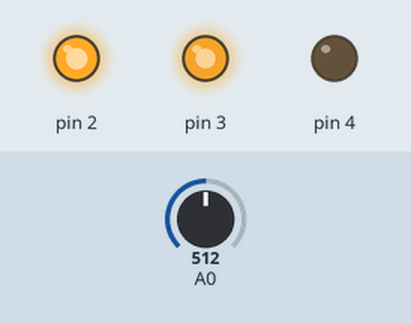
Bench run of a sketch on a simulated Arduino Uno, built with avr-gcc and run on an emulated ATmega328P. Parts: output pins drawn as LEDs (lit = HIGH). The inputs (shaded band) are chosen by the test bench; at power-on: A0 = 512. What the sketch prints to the serial monitor is not drawn.

Above: at 1.2 s.
1.3 s: A0 set to 20
At 1.9 s:
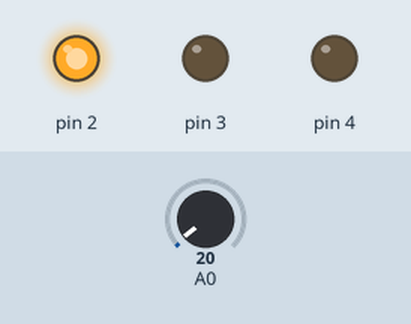
2.9 s: A0 set to 58
4.4 s: A0 set to 64
At 5.6 s:
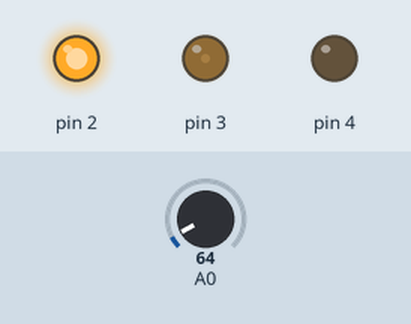
5.9 s: A0 set to 900
At 7.2 s:
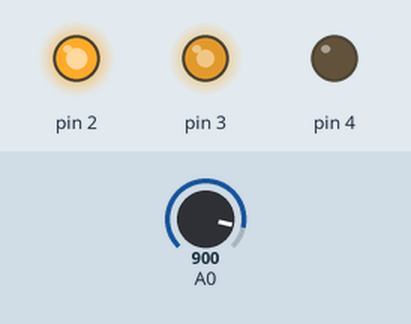
7.5 s: A0 set to 0
At 8.8 s:
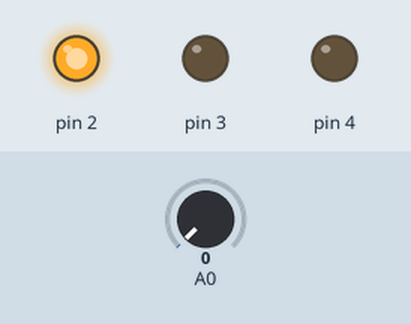
Timing chart, 0 to 10.1 s (numbered marks = the images above; inputs shaded):
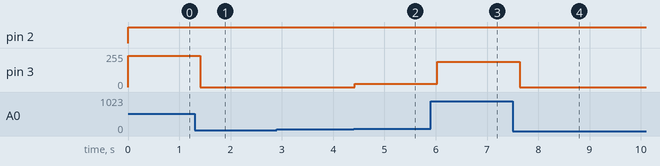

The sketch:

Exp8d.ino
```cpp
void setup() {
  //Input at 2 and 4
  //PWM output at 3
  pinMode(2, OUTPUT);
  pinMode(3, OUTPUT);
  pinMode(4, OUTPUT);
  pinMode(A0, INPUT);
  Serial.begin(9600);

}

float x, y;
void loop() {
  y = analogRead(A0);
  y = (y*500)/1023.0;
  Serial.print(y);
  Serial.print("   ");
  if(y>30){
    digitalWrite(2,HIGH);
    digitalWrite(4,LOW);
    x = map(y,30,40,0,255);
    analogWrite(3, x);
    Serial.println(x);
  }
  else{
    digitalWrite(2,HIGH);
    digitalWrite(4,LOW);
    analogWrite(3, 0);
  }
  delay(200);
}
```

Measured:
- after the input at 1.3 s, pin 3: 234/255 → 0/255 after 0.11 s
- after the input at 2.9 s, every drawn part: stays the same
- after the input at 4.4 s, pin 3: 0/255 → 25/255 at once
- after the input at 5.9 s, pin 3: 25/255 → 189/255 after 0.13 s
- after the input at 7.5 s, pin 3: 189/255 → 0/255 after 0.14 s
